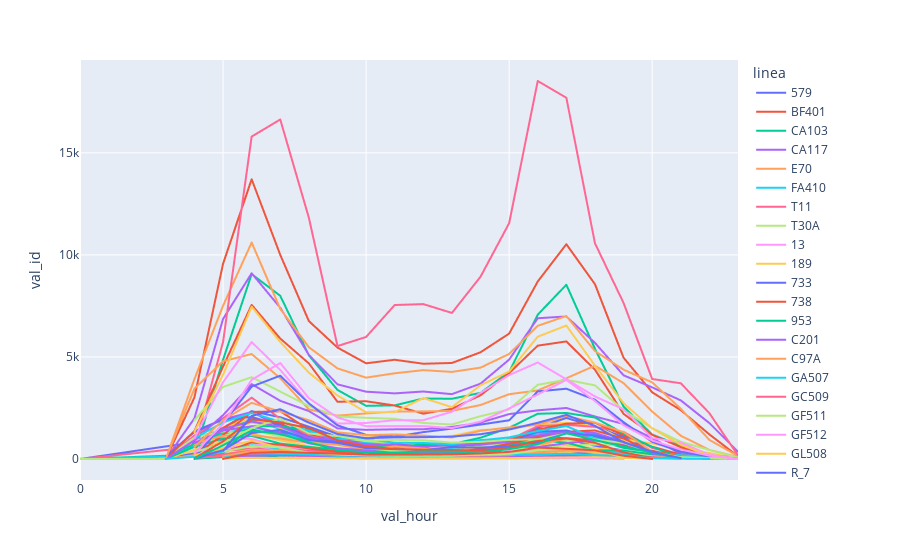

Notebook code for this chart:
### Code cell
# EDA
# suba oriental

# validaciones totales por hora para distintas lineas

valid_suba_pltlineah=valid_suba_raw[valid_suba_raw['val_month']==4].groupby(['val_hour', 'linea'])['val_id'].count()
valid_suba_pltlineah=valid_suba_pltlineah.reset_index()

fig9 = px.line(valid_suba_pltlineah, x="val_hour", y="val_id", color='linea')
fig9.show()

### Figure 1 — Plotly figure (JSON) as saved in the notebook; plotly's stock layout.template omitted (floating-point values rounded to 4 significant figures)
{"data": [{"hovertemplate": "linea=579<br>val_hour=%{x}<br>val_id=%{y}<extra></extra>", "legendgroup": "579", "line": {"color": "#636efa", "dash": "solid"}, "mode": "lines", "name": "579", "showlegend": true, "type": "scattergl", "x": [0, 4, 5, 6, 7, 8, 9, 10, 11, 12, 13, 14, 15, 16, 17, 18, 19, 20, 21, 22, 23], "xaxis": "x", "y": [1, 823, 1524, 2345, 2046, 1584, 1086, 790, 766, 622, 689, 779, 790, 1529, 2011, 1594, 1070, 378, 184, 82, 11], "yaxis": "y"}, {"hovertemplate": "linea=BF401<br>val_hour=%{x}<br>val_id=%{y}<extra></extra>", "legendgroup": "BF401", "line": {"color": "#EF553B", "dash": "solid"}, "mode": "lines", "name": "BF401", "showlegend": true, "type": "scattergl", "x": [0, 3, 4, 5, 6, 7, 8, 9, 10, 11, 12, 13, 14, 15, 16, 17, 18, 19, 20, 21, 22, 23], "xaxis": "x", "y": [1, 10, 3018, 9562, 13705, 10000, 6757, 5461, 4688, 4863, 4667, 4706, 5229, 6144, 8698, 10523, 8566, 4964, 3269, 2393, 1206, 133], "yaxis": "y"}, {"hovertemplate": "linea=CA103<br>val_hour=%{x}<br>val_id=%{y}<extra></extra>", "legendgroup": "CA103", "line": {"color": "#00cc96", "dash": "solid"}, "mode": "lines", "name": "CA103", "showlegend": true, "type": "scattergl", "x": [0, 4, 5, 6, 7, 8, 9, 10, 11, 12, 13, 14, 15, 16, 17, 18, 19, 20, 21, 22, 23], "xaxis": "x", "y": [2, 211, 4862, 9057, 7995, 5080, 3386, 2605, 2628, 2965, 2951, 3241, 4272, 7072, 8537, 5403, 2570, 1197, 650, 205, 28], "yaxis": "y"}, {"hovertemplate": "linea=CA117<br>val_hour=%{x}<br>val_id=%{y}<extra></extra>", "legendgroup": "CA117", "line": {"color": "#ab63fa", "dash": "solid"}, "mode": "lines", "name": "CA117", "showlegend": true, "type": "scattergl", "x": [0, 3, 4, 5, 6, 7, 8, 9, 10, 11, 12, 13, 14, 15, 16, 17, 18, 19, 20, 21, 22, 23], "xaxis": "x", "y": [11, 1, 1992, 6862, 9100, 7412, 5099, 3659, 3299, 3216, 3307, 3178, 3692, 4870, 6896, 6984, 5690, 4101, 3510, 2873, 1760, 361], "yaxis": "y"}, {"hovertemplate": "linea=E70<br>val_hour=%{x}<br>val_id=%{y}<extra></extra>", "legendgroup": "E70", "line": {"color": "#FFA15A", "dash": "solid"}, "mode": "lines", "name": "E70", "showlegend": true, "type": "scattergl", "x": [0, 3, 4, 5, 6, 7, 8, 9, 10, 11, 12, 13, 14, 15, 16, 17, 18, 19, 20, 21, 22, 23], "xaxis": "x", "y": [8, 5, 3915, 7509, 10607, 7352, 5475, 4439, 3987, 4200, 4353, 4268, 4478, 5149, 6525, 7006, 5287, 4378, 3756, 2463, 936, 147], "yaxis": "y"}, {"hovertemplate": "linea=FA410<br>val_hour=%{x}<br>val_id=%{y}<extra></extra>", "legendgroup": "FA410", "line": {"color": "#19d3f3", "dash": "solid"}, "mode": "lines", "name": "FA410", "showlegend": true, "type": "scattergl", "x": [0, 3, 4, 5, 6, 7, 8, 9, 10, 11, 12, 13, 14, 15, 16, 17, 18, 19, 20, 21, 22, 23], "xaxis": "x", "y": [3, 118, 1027, 1439, 1907, 1473, 1072, 809, 677, 577, 576, 631, 931, 990, 1270, 1387, 983, 717, 244, 81, 43, 1], "yaxis": "y"}, {"hovertemplate": "linea=T11<br>val_hour=%{x}<br>val_id=%{y}<extra></extra>", "legendgroup": "T11", "line": {"color": "#FF6692", "dash": "solid"}, "mode": "lines", "name": "T11", "showlegend": true, "type": "scattergl", "x": [0, 4, 5, 6, 7, 8, 9, 10, 11, 12, 13, 14, 15, 16, 17, 18, 19, 20, 21, 22, 23], "xaxis": "x", "y": [5, 585, 5733, 15794, 16634, 11816, 5533, 5979, 7544, 7589, 7156, 8932, 11552, 18519, 17697, 10570, 7642, 3920, 3710, 2243, 177], "yaxis": "y"}, {"hovertemplate": "linea=T30A<br>val_hour=%{x}<br>val_id=%{y}<extra></extra>", "legendgroup": "T30A", "line": {"color": "#B6E880", "dash": "solid"}, "mode": "lines", "name": "T30A", "showlegend": true, "type": "scattergl", "x": [0, 3, 4, 5, 6, 7, 8, 9, 10, 11, 12, 13, 14, 15, 16, 17, 18, 19, 20, 21, 22, 23], "xaxis": "x", "y": [1, 4, 315, 1387, 1776, 1555, 1066, 1049, 874, 712, 699, 762, 863, 952, 1009, 1312, 1026, 821, 358, 115, 37, 8], "yaxis": "y"}, {"hovertemplate": "linea=13<br>val_hour=%{x}<br>val_id=%{y}<extra></extra>", "legendgroup": "13", "line": {"color": "#FF97FF", "dash": "solid"}, "mode": "lines", "name": "13", "showlegend": true, "type": "scattergl", "x": [3, 4, 5, 6, 7, 8, 9, 10, 11, 12, 13, 14, 15, 16, 17, 18, 19, 20, 21, 22], "xaxis": "x", "y": [13, 438, 762, 804, 525, 416, 384, 398, 305, 322, 334, 411, 472, 725, 684, 488, 288, 63, 33, 9], "yaxis": "y"}, {"hovertemplate": "linea=189<br>val_hour=%{x}<br>val_id=%{y}<extra></extra>", "legendgroup": "189", "line": {"color": "#FECB52", "dash": "solid"}, "mode": "lines", "name": "189", "showlegend": true, "type": "scattergl", "x": [3, 4, 5, 6, 7, 8, 9, 10, 11, 12, 13, 14, 15, 16, 17, 18, 19, 20, 21, 22, 23], "xaxis": "x", "y": [9, 747, 1549, 1992, 1522, 1253, 1099, 1057, 1119, 1064, 1122, 1423, 1462, 1698, 1772, 1626, 935, 763, 482, 296, 13], "yaxis": "y"}, {"hovertemplate": "linea=733<br>val_hour=%{x}<br>val_id=%{y}<extra></extra>", "legendgroup": "733", "line": {"color": "#636efa", "dash": "solid"}, "mode": "lines", "name": "733", "showlegend": true, "type": "scattergl", "x": [3, 4, 5, 6, 7, 8, 9, 10, 11, 12, 13, 14, 15, 16, 17, 18, 19, 20, 21, 22, 23], "xaxis": "x", "y": [13, 273, 919, 1350, 1316, 1047, 823, 702, 714, 635, 642, 663, 730, 782, 964, 653, 417, 126, 56, 13, 1], "yaxis": "y"}, {"hovertemplate": "linea=738<br>val_hour=%{x}<br>val_id=%{y}<extra></extra>", "legendgroup": "738", "line": {"color": "#EF553B", "dash": "solid"}, "mode": "lines", "name": "738", "showlegend": true, "type": "scattergl", "x": [3, 4, 5, 6, 7, 8, 9, 10, 11, 12, 13, 14, 15, 16, 17, 18, 19, 20, 21, 22, 23], "xaxis": "x", "y": [21, 748, 1527, 2279, 1718, 1187, 885, 723, 543, 506, 576, 663, 844, 1136, 1336, 1397, 1004, 334, 127, 25, 3], "yaxis": "y"}, {"hovertemplate": "linea=953<br>val_hour=%{x}<br>val_id=%{y}<extra></extra>", "legendgroup": "953", "line": {"color": "#00cc96", "dash": "solid"}, "mode": "lines", "name": "953", "showlegend": true, "type": "scattergl", "x": [3, 4, 5, 6, 7, 8, 9, 10, 11, 12, 13, 14, 15, 16, 17, 18, 19, 20, 21, 22, 23], "xaxis": "x", "y": [125, 721, 1278, 1451, 1162, 918, 683, 667, 561, 685, 582, 706, 713, 840, 992, 943, 547, 330, 153, 88, 8], "yaxis": "y"}, {"hovertemplate": "linea=C201<br>val_hour=%{x}<br>val_id=%{y}<extra></extra>", "legendgroup": "C201", "line": {"color": "#ab63fa", "dash": "solid"}, "mode": "lines", "name": "C201", "showlegend": true, "type": "scattergl", "x": [3, 4, 5, 6, 7, 8, 9, 10, 11, 12, 13, 14, 15, 16, 17, 18, 19, 20, 21, 22, 23], "xaxis": "x", "y": [82, 1365, 1938, 2302, 1598, 1314, 980, 668, 500, 555, 583, 730, 951, 1162, 1366, 956, 707, 315, 126, 60, 4], "yaxis": "y"}, {"hovertemplate": "linea=C97A<br>val_hour=%{x}<br>val_id=%{y}<extra></extra>", "legendgroup": "C97A", "line": {"color": "#FFA15A", "dash": "solid"}, "mode": "lines", "name": "C97A", "showlegend": true, "type": "scattergl", "x": [3, 4, 5, 6, 7, 8, 9, 10, 11, 12, 13, 14, 15, 16, 17, 18, 19, 20, 21], "xaxis": "x", "y": [2, 193, 440, 457, 358, 268, 170, 142, 142, 97, 165, 123, 153, 210, 274, 285, 162, 28, 3], "yaxis": "y"}, {"hovertemplate": "linea=GA507<br>val_hour=%{x}<br>val_id=%{y}<extra></extra>", "legendgroup": "GA507", "line": {"color": "#19d3f3", "dash": "solid"}, "mode": "lines", "name": "GA507", "showlegend": true, "type": "scattergl", "x": [3, 4, 5, 6, 7, 8, 9, 10, 11, 12, 13, 14, 15, 16, 17, 18, 19, 20, 21, 22, 23], "xaxis": "x", "y": [3, 635, 1221, 1587, 1238, 991, 850, 783, 662, 550, 537, 595, 660, 844, 1334, 1207, 743, 187, 60, 43, 5], "yaxis": "y"}, {"hovertemplate": "linea=GC509<br>val_hour=%{x}<br>val_id=%{y}<extra></extra>", "legendgroup": "GC509", "line": {"color": "#FF6692", "dash": "solid"}, "mode": "lines", "name": "GC509", "showlegend": true, "type": "scattergl", "x": [3, 4, 5, 6, 7, 8, 9, 10, 11, 12, 13, 14, 15, 16, 17, 18, 19, 20, 21, 22, 23], "xaxis": "x", "y": [11, 1152, 2000, 3007, 1973, 1145, 787, 619, 535, 572, 614, 866, 937, 1611, 1672, 1577, 1329, 543, 216, 140, 22], "yaxis": "y"}, {"hovertemplate": "linea=GF511<br>val_hour=%{x}<br>val_id=%{y}<extra></extra>", "legendgroup": "GF511", "line": {"color": "#B6E880", "dash": "solid"}, "mode": "lines", "name": "GF511", "showlegend": true, "type": "scattergl", "x": [3, 4, 5, 6, 7, 8, 9, 10, 11, 12, 13, 14, 15, 16, 17, 18, 19, 20, 21, 22, 23], "xaxis": "x", "y": [39, 1054, 1352, 1225, 910, 623, 355, 333, 238, 257, 226, 317, 505, 472, 686, 706, 667, 238, 77, 29, 2], "yaxis": "y"}, {"hovertemplate": "linea=GF512<br>val_hour=%{x}<br>val_id=%{y}<extra></extra>", "legendgroup": "GF512", "line": {"color": "#FF97FF", "dash": "solid"}, "mode": "lines", "name": "GF512", "showlegend": true, "type": "scattergl", "x": [3, 4, 5, 6, 7, 8, 9, 10, 11, 12, 13, 14, 15, 16, 17, 18, 19, 20, 21, 22, 23], "xaxis": "x", "y": [7, 940, 1022, 986, 594, 410, 294, 250, 158, 141, 135, 192, 371, 399, 361, 432, 400, 153, 47, 14, 2], "yaxis": "y"}, {"hovertemplate": "linea=GL508<br>val_hour=%{x}<br>val_id=%{y}<extra></extra>", "legendgroup": "GL508", "line": {"color": "#FECB52", "dash": "solid"}, "mode": "lines", "name": "GL508", "showlegend": true, "type": "scattergl", "x": [3, 4, 5, 6, 7, 8, 9, 10, 11, 12, 13, 14, 15, 16, 17, 18, 19, 20, 21, 22, 23], "xaxis": "x", "y": [1, 456, 876, 1244, 943, 625, 447, 375, 390, 328, 375, 495, 496, 723, 659, 537, 417, 155, 47, 28, 4], "yaxis": "y"}, {"hovertemplate": "linea=R_7<br>val_hour=%{x}<br>val_id=%{y}<extra></extra>", "legendgroup": "R_7", "line": {"color": "#636efa", "dash": "solid"}, "mode": "lines", "name": "R_7", "showlegend": true, "type": "scattergl", "x": [3, 4, 5, 6, 7, 8, 9, 10, 11, 12, 13, 14, 15, 16, 17, 18, 19, 20, 21, 22, 23], "xaxis": "x", "y": [110, 1328, 1935, 2059, 1660, 1075, 825, 670, 553, 633, 635, 675, 860, 1333, 1398, 1079, 743, 385, 144, 53, 6], "yaxis": "y"}, {"hovertemplate": "linea=T163<br>val_hour=%{x}<br>val_id=%{y}<extra></extra>", "legendgroup": "T163", "line": {"color": "#EF553B", "dash": "solid"}, "mode": "lines", "name": "T163", "showlegend": true, "type": "scattergl", "x": [3, 4, 5, 6, 7, 8, 9, 10, 11, 12, 13, 14, 15, 16, 17, 18, 19, 20, 21, 22, 23], "xaxis": "x", "y": [6, 1369, 4528, 7552, 5902, 4685, 2804, 2830, 2621, 2222, 2460, 3123, 4209, 5554, 5761, 4376, 2212, 1187, 579, 201, 46], "yaxis": "y"}, {"hovertemplate": "linea=T38<br>val_hour=%{x}<br>val_id=%{y}<extra></extra>", "legendgroup": "T38", "line": {"color": "#00cc96", "dash": "solid"}, "mode": "lines", "name": "T38", "showlegend": true, "type": "scattergl", "x": [3, 4, 5, 6, 7, 8, 9, 10, 11, 12, 13, 14, 15, 16, 17, 18, 19, 20, 21, 22, 23], "xaxis": "x", "y": [5, 598, 1004, 1132, 757, 594, 446, 431, 330, 288, 367, 671, 700, 917, 799, 431, 411, 233, 124, 61, 8], "yaxis": "y"}, {"hovertemplate": "linea=T62<br>val_hour=%{x}<br>val_id=%{y}<extra></extra>", "legendgroup": "T62", "line": {"color": "#ab63fa", "dash": "solid"}, "mode": "lines", "name": "T62", "showlegend": true, "type": "scattergl", "x": [3, 4, 5, 6, 7, 8, 9, 10, 11, 12, 13, 14, 15, 16, 17, 18, 19, 20, 21, 22, 23], "xaxis": "x", "y": [6, 912, 2147, 3669, 2852, 2349, 1500, 1429, 1456, 1458, 1570, 1787, 2200, 2385, 2500, 2084, 1716, 1025, 243, 81, 14], "yaxis": "y"}, {"hovertemplate": "linea=TC30<br>val_hour=%{x}<br>val_id=%{y}<extra></extra>", "legendgroup": "TC30", "line": {"color": "#FFA15A", "dash": "solid"}, "mode": "lines", "name": "TC30", "showlegend": true, "type": "scattergl", "x": [3, 4, 5, 6, 7, 8, 9, 10, 11, 12, 13, 14, 15, 16, 17, 18, 19, 20, 21, 22, 23], "xaxis": "x", "y": [35, 3448, 4791, 5143, 3958, 2431, 2127, 2232, 2324, 2332, 2357, 2646, 3175, 3359, 3957, 4573, 3717, 2326, 1143, 446, 99], "yaxis": "y"}, {"hovertemplate": "linea=Z12<br>val_hour=%{x}<br>val_id=%{y}<extra></extra>", "legendgroup": "Z12", "line": {"color": "#19d3f3", "dash": "solid"}, "mode": "lines", "name": "Z12", "showlegend": true, "type": "scattergl", "x": [3, 4, 5, 6, 7, 8, 9, 10, 11, 12, 13, 14, 15, 16, 17, 18, 19, 20, 21, 22], "xaxis": "x", "y": [3, 110, 226, 469, 454, 402, 278, 201, 193, 222, 143, 218, 276, 315, 300, 322, 262, 80, 22, 5], "yaxis": "y"}, {"hovertemplate": "linea=121<br>val_hour=%{x}<br>val_id=%{y}<extra></extra>", "legendgroup": "121", "line": {"color": "#FF6692", "dash": "solid"}, "mode": "lines", "name": "121", "showlegend": true, "type": "scattergl", "x": [4, 5, 6, 7, 8, 9, 10, 11, 12, 13, 14, 15, 16, 17, 18, 19, 20, 21, 22], "xaxis": "x", "y": [197, 399, 507, 527, 397, 434, 365, 293, 313, 276, 293, 301, 372, 463, 321, 346, 90, 52, 14], "yaxis": "y"}, {"hovertemplate": "linea=14<br>val_hour=%{x}<br>val_id=%{y}<extra></extra>", "legendgroup": "14", "line": {"color": "#B6E880", "dash": "solid"}, "mode": "lines", "name": "14", "showlegend": true, "type": "scattergl", "x": [4, 5, 6, 7, 8, 9, 10, 11, 12, 13, 14, 15, 16, 17, 18, 19, 20, 21, 22, 23], "xaxis": "x", "y": [659, 1123, 1397, 1105, 824, 676, 533, 391, 518, 577, 595, 780, 986, 912, 786, 331, 118, 41, 25, 2], "yaxis": "y"}, {"hovertemplate": "linea=15<br>val_hour=%{x}<br>val_id=%{y}<extra></extra>", "legendgroup": "15", "line": {"color": "#FF97FF", "dash": "solid"}, "mode": "lines", "name": "15", "showlegend": true, "type": "scattergl", "x": [4, 5, 6, 7, 8, 9, 10, 11, 12, 13, 14, 15, 16, 17, 18, 19, 20, 21, 22, 23], "xaxis": "x", "y": [335, 528, 669, 435, 355, 294, 340, 289, 279, 220, 264, 321, 356, 424, 305, 214, 77, 47, 9, 1], "yaxis": "y"}, {"hovertemplate": "linea=162<br>val_hour=%{x}<br>val_id=%{y}<extra></extra>", "legendgroup": "162", "line": {"color": "#FECB52", "dash": "solid"}, "mode": "lines", "name": "162", "showlegend": true, "type": "scattergl", "x": [4, 5, 6, 7, 8, 9, 10, 11, 12, 13, 14, 15, 16, 17, 18, 19, 20, 21, 22], "xaxis": "x", "y": [50, 234, 462, 371, 322, 339, 305, 232, 229, 256, 223, 226, 315, 353, 322, 233, 67, 21, 4], "yaxis": "y"}, {"hovertemplate": "linea=166<br>val_hour=%{x}<br>val_id=%{y}<extra></extra>", "legendgroup": "166", "line": {"color": "#636efa", "dash": "solid"}, "mode": "lines", "name": "166", "showlegend": true, "type": "scattergl", "x": [4, 5, 6, 7, 8, 9, 10, 11, 12, 13, 14, 15, 16, 17, 18, 19, 20, 21, 22, 23], "xaxis": "x", "y": [181, 175, 290, 364, 376, 296, 326, 238, 221, 227, 266, 205, 299, 232, 345, 218, 88, 37, 9, 1], "yaxis": "y"}, {"hovertemplate": "linea=19-12<br>val_hour=%{x}<br>val_id=%{y}<extra></extra>", "legendgroup": "19-12", "line": {"color": "#EF553B", "dash": "solid"}, "mode": "lines", "name": "19-12", "showlegend": true, "type": "scattergl", "x": [4, 5, 6, 7, 8, 9, 10, 11, 12, 13, 14, 15, 16, 17, 18, 19, 20, 21, 22], "xaxis": "x", "y": [192, 1176, 2307, 2337, 1440, 1049, 623, 593, 570, 771, 772, 903, 1437, 1733, 1777, 1166, 605, 215, 26], "yaxis": "y"}, {"hovertemplate": "linea=19-2<br>val_hour=%{x}<br>val_id=%{y}<extra></extra>", "legendgroup": "19-2", "line": {"color": "#00cc96", "dash": "solid"}, "mode": "lines", "name": "19-2", "showlegend": true, "type": "scattergl", "x": [4, 5, 6, 7, 8, 9, 10, 11, 12, 13, 14, 15, 16, 17, 18, 19, 20, 21], "xaxis": "x", "y": [1, 372, 1606, 1601, 1421, 944, 694, 542, 737, 733, 1042, 1531, 2216, 2256, 2032, 1248, 600, 54], "yaxis": "y"}, {"hovertemplate": "linea=39<br>val_hour=%{x}<br>val_id=%{y}<extra></extra>", "legendgroup": "39", "line": {"color": "#ab63fa", "dash": "solid"}, "mode": "lines", "name": "39", "showlegend": true, "type": "scattergl", "x": [4, 5, 6, 7, 8, 9, 10, 11, 12, 13, 14, 15, 16, 17, 18, 19, 20, 21, 22, 23], "xaxis": "x", "y": [617, 1478, 1832, 1588, 1034, 949, 724, 690, 605, 686, 711, 832, 1029, 1299, 1280, 847, 266, 88, 21, 4], "yaxis": "y"}, {"hovertemplate": "linea=576<br>val_hour=%{x}<br>val_id=%{y}<extra></extra>", "legendgroup": "576", "line": {"color": "#FFA15A", "dash": "solid"}, "mode": "lines", "name": "576", "showlegend": true, "type": "scattergl", "x": [4, 5, 6, 7, 8, 9, 10, 11, 12, 13, 14, 15, 16, 17, 18, 19, 20, 21, 22, 23], "xaxis": "x", "y": [775, 1135, 1172, 1004, 789, 710, 438, 622, 513, 440, 514, 631, 694, 1000, 899, 743, 359, 124, 32, 4], "yaxis": "y"}, {"hovertemplate": "linea=593<br>val_hour=%{x}<br>val_id=%{y}<extra></extra>", "legendgroup": "593", "line": {"color": "#19d3f3", "dash": "solid"}, "mode": "lines", "name": "593", "showlegend": true, "type": "scattergl", "x": [4, 5, 6, 7, 8, 9, 10, 11, 12, 13, 14, 15, 16, 17, 18, 19, 20, 21, 22, 23], "xaxis": "x", "y": [1018, 1794, 2254, 1830, 1380, 982, 972, 798, 790, 717, 915, 1060, 1373, 1613, 1022, 640, 322, 185, 111, 12], "yaxis": "y"}, {"hovertemplate": "linea=722<br>val_hour=%{x}<br>val_id=%{y}<extra></extra>", "legendgroup": "722", "line": {"color": "#FF6692", "dash": "solid"}, "mode": "lines", "name": "722", "showlegend": true, "type": "scattergl", "x": [4, 5, 6, 7, 8, 9, 10, 11, 12, 13, 14, 15, 16, 17, 18, 19, 20, 21, 22], "xaxis": "x", "y": [240, 226, 419, 368, 372, 301, 183, 248, 257, 290, 387, 313, 407, 405, 335, 165, 95, 40, 32], "yaxis": "y"}, {"hovertemplate": "linea=910<br>val_hour=%{x}<br>val_id=%{y}<extra></extra>", "legendgroup": "910", "line": {"color": "#B6E880", "dash": "solid"}, "mode": "lines", "name": "910", "showlegend": true, "type": "scattergl", "x": [4, 5, 6, 7, 8, 9, 10, 11, 12, 13, 14, 15, 16, 17, 18, 19, 20, 21, 22, 23], "xaxis": "x", "y": [1900, 3532, 4009, 3302, 2596, 2086, 2019, 1970, 1767, 1692, 2098, 2430, 3636, 3885, 3608, 2389, 1511, 846, 440, 68], "yaxis": "y"}, {"hovertemplate": "linea=BF404<br>val_hour=%{x}<br>val_id=%{y}<extra></extra>", "legendgroup": "BF404", "line": {"color": "#FF97FF", "dash": "solid"}, "mode": "lines", "name": "BF404", "showlegend": true, "type": "scattergl", "x": [4, 5, 6, 7, 8, 9, 10, 11, 12, 13, 14, 15, 16, 17, 18, 19, 20, 21, 22, 23], "xaxis": "x", "y": [1019, 3759, 5730, 4364, 2727, 1736, 1765, 1903, 1903, 2318, 3240, 4111, 4729, 3906, 3065, 2432, 1026, 804, 209, 25], "yaxis": "y"}, {"hovertemplate": "linea=BG902<br>val_hour=%{x}<br>val_id=%{y}<extra></extra>", "legendgroup": "BG902", "line": {"color": "#FECB52", "dash": "solid"}, "mode": "lines", "name": "BG902", "showlegend": true, "type": "scattergl", "x": [4, 5, 6, 7, 8, 9, 10, 11, 12, 13, 14, 15, 16, 17, 18, 19, 20, 21, 22, 23], "xaxis": "x", "y": [1323, 4121, 7461, 5733, 4228, 3112, 2290, 2297, 2987, 2541, 3614, 4286, 5992, 6539, 4575, 2732, 1503, 695, 167, 10], "yaxis": "y"}, {"hovertemplate": "linea=CANTABRIA/<br>val_hour=%{x}<br>val_id=%{y}<extra></extra>", "legendgroup": "CANTABRIA/", "line": {"color": "#636efa", "dash": "solid"}, "mode": "lines", "name": "CANTABRIA/", "showlegend": true, "type": "scattergl", "x": [4, 5, 6, 7, 8, 9, 10, 11, 12, 13, 14, 15, 16, 17, 18, 19, 20, 21, 22, 23], "xaxis": "x", "y": [46, 1728, 3548, 4082, 2723, 1649, 1185, 1091, 1318, 1490, 1688, 1897, 3312, 3444, 2905, 1803, 844, 354, 125, 14], "yaxis": "y"}, {"hovertemplate": "linea=CB100<br>val_hour=%{x}<br>val_id=%{y}<extra></extra>", "legendgroup": "CB100", "line": {"color": "#EF553B", "dash": "solid"}, "mode": "lines", "name": "CB100", "showlegend": true, "type": "scattergl", "x": [4, 5, 6, 7, 8, 9, 10, 11, 12, 13, 14, 15, 16, 17, 18, 19, 20, 21], "xaxis": "x", "y": [1, 320, 812, 701, 516, 361, 330, 289, 367, 338, 490, 746, 1046, 1024, 905, 669, 406, 113], "yaxis": "y"}, {"hovertemplate": "linea=FF402<br>val_hour=%{x}<br>val_id=%{y}<extra></extra>", "legendgroup": "FF402", "line": {"color": "#00cc96", "dash": "solid"}, "mode": "lines", "name": "FF402", "showlegend": true, "type": "scattergl", "x": [4, 5, 6, 7, 8, 9, 10, 11, 12, 13, 14, 15, 16, 17, 18, 19], "xaxis": "x", "y": [9, 91, 114, 72, 34, 61, 19, 34, 35, 45, 31, 42, 23, 38, 30, 8], "yaxis": "y"}, {"hovertemplate": "linea=FF409<br>val_hour=%{x}<br>val_id=%{y}<extra></extra>", "legendgroup": "FF409", "line": {"color": "#ab63fa", "dash": "solid"}, "mode": "lines", "name": "FF409", "showlegend": true, "type": "scattergl", "x": [4, 5, 6, 7, 8, 9, 10, 11, 12, 13, 14, 15, 16, 17, 18, 19, 20, 21, 22, 23], "xaxis": "x", "y": [782, 1397, 1605, 1275, 769, 533, 418, 288, 312, 305, 406, 620, 581, 777, 907, 756, 358, 39, 30, 1], "yaxis": "y"}, {"hovertemplate": "linea=FH408<br>val_hour=%{x}<br>val_id=%{y}<extra></extra>", "legendgroup": "FH408", "line": {"color": "#FFA15A", "dash": "solid"}, "mode": "lines", "name": "FH408", "showlegend": true, "type": "scattergl", "x": [4, 5, 6, 7, 8, 9, 10, 11, 12, 13, 14, 15, 16, 17, 18, 19, 20, 21, 22, 23], "xaxis": "x", "y": [585, 1912, 2752, 2321, 1899, 1308, 1170, 1205, 1147, 1056, 1381, 1551, 1676, 2108, 1787, 1316, 359, 80, 55, 10], "yaxis": "y"}, {"hovertemplate": "linea=GL510<br>val_hour=%{x}<br>val_id=%{y}<extra></extra>", "legendgroup": "GL510", "line": {"color": "#19d3f3", "dash": "solid"}, "mode": "lines", "name": "GL510", "showlegend": true, "type": "scattergl", "x": [4, 5, 6, 7, 8, 9, 10, 11, 12, 13, 14, 15, 16, 17, 18, 19, 20, 21, 22], "xaxis": "x", "y": [95, 340, 677, 506, 264, 257, 169, 138, 133, 159, 250, 241, 270, 435, 380, 249, 55, 14, 6], "yaxis": "y"}, {"hovertemplate": "linea=HG709<br>val_hour=%{x}<br>val_id=%{y}<extra></extra>", "legendgroup": "HG709", "line": {"color": "#FF6692", "dash": "solid"}, "mode": "lines", "name": "HG709", "showlegend": true, "type": "scattergl", "x": [4, 5, 6, 7, 8, 9, 10, 11, 12, 13, 14, 15, 16, 17, 18, 19, 20, 21, 22], "xaxis": "x", "y": [47, 160, 208, 182, 138, 108, 100, 153, 120, 122, 137, 117, 166, 227, 188, 121, 46, 12, 2], "yaxis": "y"}, {"hovertemplate": "linea=P7<br>val_hour=%{x}<br>val_id=%{y}<extra></extra>", "legendgroup": "P7", "line": {"color": "#B6E880", "dash": "solid"}, "mode": "lines", "name": "P7", "showlegend": true, "type": "scattergl", "x": [4, 5, 6, 7, 8, 9, 10, 11, 12, 13, 14, 15, 16, 17, 18, 19, 20, 21, 22, 23], "xaxis": "x", "y": [335, 771, 1509, 1980, 1252, 1125, 899, 938, 917, 801, 839, 938, 968, 1246, 957, 786, 328, 95, 33, 1], "yaxis": "y"}, {"hovertemplate": "linea=R_E61<br>val_hour=%{x}<br>val_id=%{y}<extra></extra>", "legendgroup": "R_E61", "line": {"color": "#FF97FF", "dash": "solid"}, "mode": "lines", "name": "R_E61", "showlegend": true, "type": "scattergl", "x": [4, 5, 6, 7, 8, 9, 10, 11, 12, 13, 14, 15, 16, 17, 18, 19, 20, 21, 22, 23], "xaxis": "x", "y": [290, 1717, 3880, 4703, 2981, 2037, 1606, 1613, 1615, 1515, 1832, 2475, 3160, 3876, 2840, 1654, 905, 465, 166, 1], "yaxis": "y"}, {"hovertemplate": "linea=T08_TUNA_ALTA<br>val_hour=%{x}<br>val_id=%{y}<extra></extra>", "legendgroup": "T08_TUNA_ALTA", "line": {"color": "#FECB52", "dash": "solid"}, "mode": "lines", "name": "T08_TUNA_ALTA", "showlegend": true, "type": "scattergl", "x": [4, 5, 6, 7, 8, 9, 10, 11, 12, 13, 14, 15, 16, 17, 18, 19], "xaxis": "x", "y": [184, 542, 898, 545, 318, 220, 190, 159, 178, 146, 138, 233, 263, 407, 343, 129], "yaxis": "y"}, {"hovertemplate": "linea=T52<br>val_hour=%{x}<br>val_id=%{y}<extra></extra>", "legendgroup": "T52", "line": {"color": "#636efa", "dash": "solid"}, "mode": "lines", "name": "T52", "showlegend": true, "type": "scattergl", "x": [4, 5, 6, 7, 8, 9, 10, 11, 12, 13, 14, 15, 16, 17, 18, 19, 20, 21], "xaxis": "x", "y": [6, 435, 1274, 1429, 933, 789, 533, 482, 438, 584, 563, 621, 835, 1252, 1164, 832, 363, 33], "yaxis": "y"}, {"hovertemplate": "linea=T53<br>val_hour=%{x}<br>val_id=%{y}<extra></extra>", "legendgroup": "T53", "line": {"color": "#EF553B", "dash": "solid"}, "mode": "lines", "name": "T53", "showlegend": true, "type": "scattergl", "x": [4, 5, 6, 7, 8, 9, 10, 11, 12, 13, 14, 15, 16, 17, 18, 19, 20], "xaxis": "x", "y": [34, 866, 1946, 1793, 1519, 916, 619, 489, 455, 440, 407, 548, 886, 1008, 794, 328, 42], "yaxis": "y"}, {"hovertemplate": "linea=T55<br>val_hour=%{x}<br>val_id=%{y}<extra></extra>", "legendgroup": "T55", "line": {"color": "#00cc96", "dash": "solid"}, "mode": "lines", "name": "T55", "showlegend": true, "type": "scattergl", "x": [4, 5, 6, 7, 8, 9, 10, 11, 12, 13, 14, 15, 16, 17, 18, 19, 20, 21], "xaxis": "x", "y": [10, 670, 1393, 1223, 821, 431, 332, 317, 368, 359, 336, 482, 733, 1267, 929, 610, 313, 17], "yaxis": "y"}, {"hovertemplate": "linea=113B<br>val_hour=%{x}<br>val_id=%{y}<extra></extra>", "legendgroup": "113B", "line": {"color": "#ab63fa", "dash": "solid"}, "mode": "lines", "name": "113B", "showlegend": true, "type": "scattergl", "x": [5, 6, 7, 8, 9, 10, 11, 12, 13, 14, 15, 16, 17, 18, 19, 20], "xaxis": "x", "y": [100, 160, 183, 162, 140, 101, 96, 79, 77, 121, 126, 91, 170, 163, 83, 14], "yaxis": "y"}, {"hovertemplate": "linea=19-10<br>val_hour=%{x}<br>val_id=%{y}<extra></extra>", "legendgroup": "19-10", "line": {"color": "#FFA15A", "dash": "solid"}, "mode": "lines", "name": "19-10", "showlegend": true, "type": "scattergl", "x": [5, 6, 7, 8, 9, 10, 11, 12, 13, 14, 15, 16, 17, 18, 19], "xaxis": "x", "y": [136, 386, 440, 266, 145, 183, 131, 112, 162, 176, 187, 308, 413, 410, 112], "yaxis": "y"}, {"hovertemplate": "linea=603B<br>val_hour=%{x}<br>val_id=%{y}<extra></extra>", "legendgroup": "603B", "line": {"color": "#19d3f3", "dash": "solid"}, "mode": "lines", "name": "603B", "showlegend": true, "type": "scattergl", "x": [5, 6, 7, 8, 9, 10, 11, 12, 13, 14, 15, 16, 17, 18, 19, 20, 21, 22], "xaxis": "x", "y": [59, 287, 257, 224, 154, 169, 130, 120, 151, 297, 220, 224, 261, 186, 172, 38, 12, 6], "yaxis": "y"}, {"hovertemplate": "linea=910_Rural<br>val_hour=%{x}<br>val_id=%{y}<extra></extra>", "legendgroup": "910_Rural", "line": {"color": "#FF6692", "dash": "solid"}, "mode": "lines", "name": "910_Rural", "showlegend": true, "type": "scattergl", "x": [5], "xaxis": "x", "y": [8], "yaxis": "y"}, {"hovertemplate": "linea=CANÃ?DROMO/<br>val_hour=%{x}<br>val_id=%{y}<extra></extra>", "legendgroup": "CANÃ?DROMO/", "line": {"color": "#B6E880", "dash": "solid"}, "mode": "lines", "name": "CANÃ?DROMO/", "showlegend": true, "type": "scattergl", "x": [5, 6, 7, 8, 9, 10, 11, 12, 13, 14, 15, 16, 17, 18, 19], "xaxis": "x", "y": [362, 636, 567, 311, 226, 175, 163, 162, 160, 220, 252, 421, 509, 453, 72], "yaxis": "y"}, {"hovertemplate": "linea=CANÓDROMO/<br>val_hour=%{x}<br>val_id=%{y}<extra></extra>", "legendgroup": "CANÓDROMO/", "line": {"color": "#FF97FF", "dash": "solid"}, "mode": "lines", "name": "CANÓDROMO/", "showlegend": true, "type": "scattergl", "x": [5, 6, 7, 8, 9, 10, 11, 12, 13, 14, 15, 16, 17, 18, 19], "xaxis": "x", "y": [22, 50, 39, 19, 27, 11, 16, 14, 15, 16, 21, 25, 44, 38, 4], "yaxis": "y"}, {"hovertemplate": "linea=MUNDOAV/<br>val_hour=%{x}<br>val_id=%{y}<extra></extra>", "legendgroup": "MUNDOAV/", "line": {"color": "#FECB52", "dash": "solid"}, "mode": "lines", "name": "MUNDOAV/", "showlegend": true, "type": "scattergl", "x": [5, 6, 7, 8, 9, 10, 11, 12, 13, 14, 15, 16, 17, 18, 19, 20], "xaxis": "x", "y": [33, 59, 48, 56, 33, 44, 36, 27, 41, 40, 42, 63, 77, 91, 51, 4], "yaxis": "y"}, {"hovertemplate": "linea=R_421<br>val_hour=%{x}<br>val_id=%{y}<extra></extra>", "legendgroup": "R_421", "line": {"color": "#636efa", "dash": "solid"}, "mode": "lines", "name": "R_421", "showlegend": true, "type": "scattergl", "x": [5, 6, 7, 8, 9, 10, 11, 12, 13, 14, 15, 16, 17, 18, 19, 20, 21], "xaxis": "x", "y": [388, 2113, 2442, 1781, 1219, 1020, 1060, 1071, 1099, 1216, 1442, 1777, 2161, 1625, 819, 347, 47], "yaxis": "y"}, {"hovertemplate": "linea=TC24<br>val_hour=%{x}<br>val_id=%{y}<extra></extra>", "legendgroup": "TC24", "line": {"color": "#EF553B", "dash": "solid"}, "mode": "lines", "name": "TC24", "showlegend": true, "type": "scattergl", "x": [5, 6, 7, 8, 9, 10, 11, 12, 13, 14, 15, 16, 17, 18, 19, 20], "xaxis": "x", "y": [3, 304, 346, 304, 262, 219, 219, 219, 228, 272, 349, 558, 503, 428, 159, 2], "yaxis": "y"}, {"hovertemplate": "linea=3-8_VIRREY<br>val_hour=%{x}<br>val_id=%{y}<extra></extra>", "legendgroup": "3-8_VIRREY", "line": {"color": "#00cc96", "dash": "solid"}, "mode": "lines", "name": "3-8_VIRREY", "showlegend": true, "type": "scattergl", "x": [15], "xaxis": "x", "y": [1], "yaxis": "y"}, {"hovertemplate": "linea=Lopez<br>val_hour=%{x}<br>val_id=%{y}<extra></extra>", "legendgroup": "Lopez", "line": {"color": "#ab63fa", "dash": "solid"}, "mode": "lines", "name": "Lopez", "showlegend": true, "type": "scattergl", "x": [16], "xaxis": "x", "y": [2], "yaxis": "y"}, {"hovertemplate": "linea=FCS<br>val_hour=%{x}<br>val_id=%{y}<extra></extra>", "legendgroup": "FCS", "line": {"color": "#FFA15A", "dash": "solid"}, "mode": "lines", "name": "FCS", "showlegend": true, "type": "scattergl", "x": [19], "xaxis": "x", "y": [2], "yaxis": "y"}], "layout": {"legend": {"title": {"text": "linea"}, "tracegroupgap": 0}, "margin": {"t": 60}, "xaxis": {"anchor": "y", "domain": [0, 1], "title": {"text": "val_hour"}}, "yaxis": {"anchor": "x", "domain": [0, 1], "title": {"text": "val_id"}}}}
